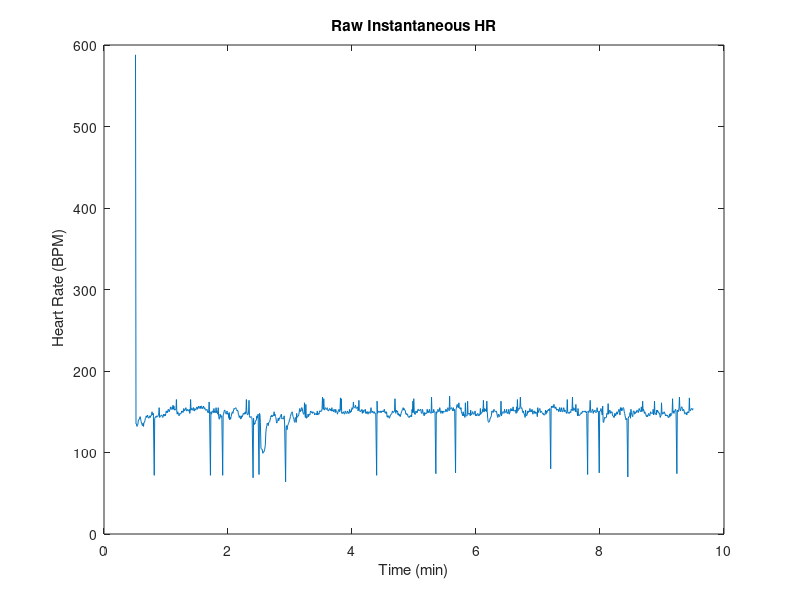
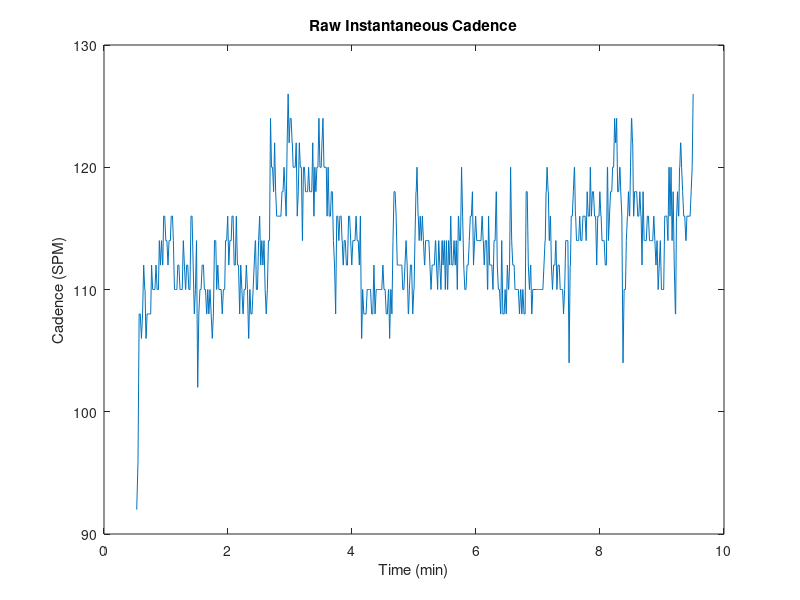
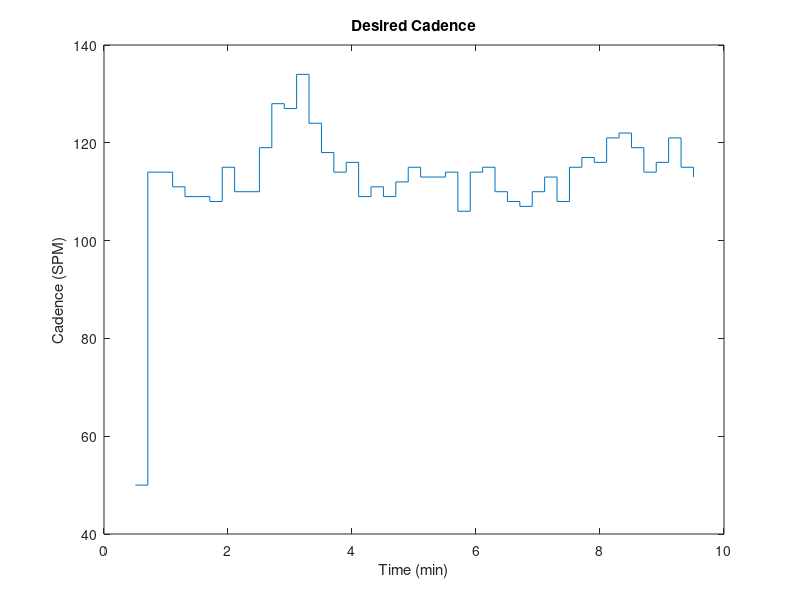
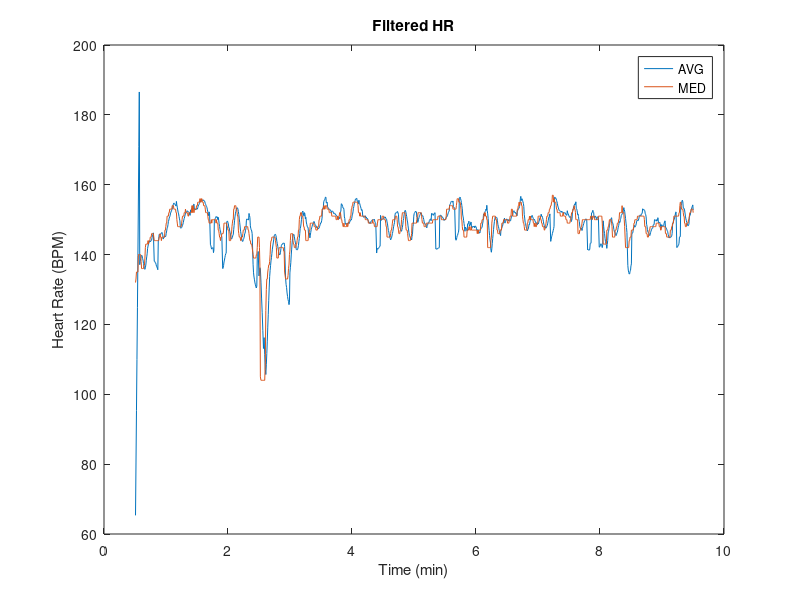

Write the MATLAB code that produced these figures, in order. (Note: this script raises an error after producing the figures.)
% TEST 6
% test 6 is good, 150 expected
% this places the cadence at a nice fast walk instead of needing to go
% between a walk and a jog

load("T6.mat");
% desrired HR = 150
% length of workout = 10 mins
HR_exp = [150 150];
HR_exp_time = [T6_HR(2)/60000 T6_HR(end-2)/60000];

% everyhting worked, nothing got disconnected
% begin getting the data

% load in T1.mat which contains
% 1. T6_HR - inst. HR with time stamps
% 2. T6_SPM - inst. cadence with time stamps
% 3. T6_Cad - desired cadence
HR_time = T6_HR(2:2:end);
HR_time = HR_time / 60000; % converting to mins
HR = T6_HR(1:2:end); % is in bpm

SPM_time = T6_SPM(2:2:end);
SPM_time = SPM_time / 60000; % also converting to mins
SPM = T6_SPM(1:2:end); % is in steps per min (SPM)

CAD_time = T6_Cad(2:2:end);
CAD_time = CAD_time / 60000; % converting to mins
CAD = T6_Cad(1:2:end);

% now have HR, SPM, and desired CAD with corresponding times

% plotting raw heart rate
figure(1);
plot(HR_time, HR);
xlabel("Time (min)");
ylabel(" Heart Rate (BPM)");
title("Raw Instantaneous HR");

% plotting raw SPM
figure(2);
plot(SPM_time, SPM);
xlabel("Time (min)");
ylabel("Cadence (SPM)");
title("Raw Instantaneous Cadence");

% plotting desired cadence
figure(3);
stairs(CAD_time, CAD);
xlabel("Time (min)");
ylabel("Cadence (SPM)");
title("Desired Cadence");

%% Filtering the inst. HR and SPM 
% Median filter HR with nbh of 5 values
B = 1/9*ones(9,1);
HR_filt_med = medfilt1(HR, 9); 
HR_filt_avg = filter(B,1,HR);

% average filt SPM and median filt to see what is better
SPM_filt_avg = filter(B,1,SPM);
SPM_filt_med = medfilt1(SPM, 9);

% plot the filtered hr and spm (compare which is better for SPM)

% plotting filtered heart rate
figure(4);
plot(HR_time, HR_filt_avg);
hold on
plot(HR_time, HR_filt_med);
xlabel("Time (min)");
ylabel("Heart Rate (BPM)");
hold off
title("Filtered HR");
legend("AVG", "MED");


% plotting both filtered SPM
figure(5);
plot(SPM_time, SPM_filt_avg);
xlabel("Time (min)");
ylabel("Cadence (SPM)");
title("Filtered SPM");
hold on;
plot(SPM_time, SPM_filt_med);
legend("AVG", "MED");

%% now it is time to compare desired hr and cadence with expected

% starting with cadence
figure(6);
plot(SPM_time, SPM_filt_avg);
xlabel("Time (min)");
ylabel("Cadence (SPM)");
title("Desired vs. Measured SPM (AVG FILT)");
hold on;
stairs(CAD_time, CAD);
legend("Measured", "Desired");
hold off;

figure(7);
plot(SPM_time, SPM_filt_med);
xlabel("Time (min)");
ylabel("Cadence (SPM)");
title("Desired vs. Measured SPM (MED FILT)");
hold on;
stairs(CAD_time, CAD);
legend("Measured", "Desired");
hold off;

figure(8);
plot(HR_time, HR_filt_med);
xlabel("Time (min)");
ylabel("BPM");
title("Median Filtered HR vs. Desired");
hold on;
stairs(HR_exp_time, HR_exp);
hold off;

%% now plotting hr vs cadence 
figure(9);
plot(SPM_time, SPM_filt_med);
xlabel("Time (min)");
ylabel("HR and Cadence");
title("HR & Cadence vs. Time");
hold on;
plot(HR_time, HR_filt_med);
legend("Cadence", "Heart Rate");
hold off;

figure(10);
plot(SPM_time, SPM_filt_med + 40);
xlabel("Time (min)");
ylabel("HR and Cadence");
title("TESTING HR to CAD Relationship");
hold on;
plot(HR_time, HR_filt_med);
legend("1*(Cadence+40)", "Heart Rate");
hold off;

figure(11);
SPM_shift = circshift(SPM_filt_med,50);
plot(SPM_time, SPM_shift + 40);
xlabel("Time (min)");
ylabel("HR and Cadence");
title("TESTING HR to CAD Relationship with Shifting");
hold on;
plot(HR_time, HR_filt_med);
legend("1*(Cadence+40) SHIFTED", "Heart Rate");
hold off;

%% last graph of everything together
figure(12);
plot(HR_time, HR_filt_med);
xlabel("Time (min)", 'FontSize',14);
ylabel("HR (BPM) and Cadence (SPM)", 'FontSize',14);
title("HR and CAD vs. Desired HR and Desired CAD", 'FontSize',14);
hold on;
stairs(HR_exp_time, HR_exp, "Color",[0.3010 0.7450 0.9330]); %teal
plot(SPM_time, SPM_filt_med);
stairs(CAD_time, CAD, 'Color',[0.4660 0.6740 0.1880]); %green
lgd = legend("HR","Desired HR", "CAD", "Desired CAD");
lgd.FontSize = 11;
hold off;